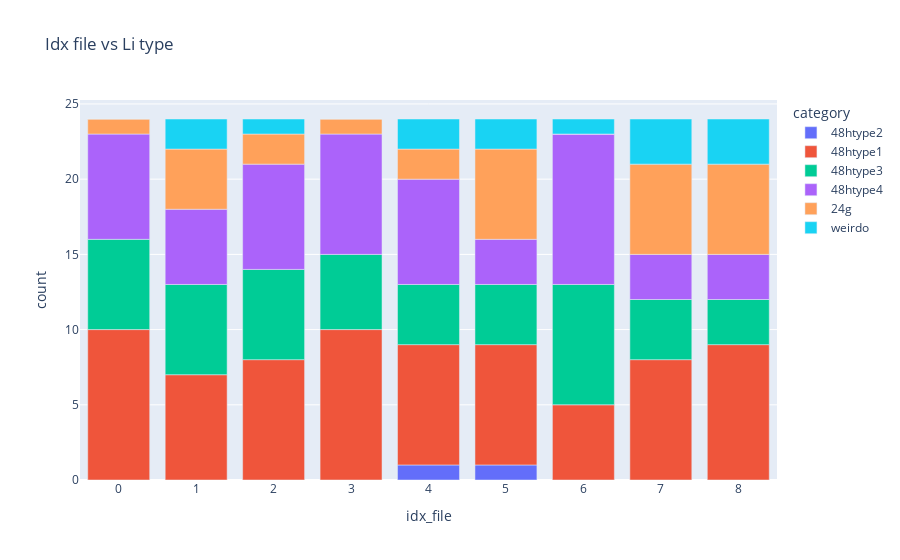

Source (notebook cell):
### Code cell
Mapping.Labelling.get_amount_type(file_loc_important_cols_sorted, litype, el = "Li")
df_amount_type_sorted = Plot.Mapping.Labelling.plot_amount_type(file_loc_important_cols_sorted, litype, el, style, category_labels)

### Figure 1 — Plotly figure (JSON) as saved in the notebook; plotly's stock layout.template omitted (floating-point values rounded to 4 significant figures)
{"data": [{"alignmentgroup": "True", "hovertemplate": "category=48htype2<br>idx_file=%{x}<br>count=%{y}<extra></extra>", "legendgroup": "48htype2", "marker": {"color": "#636efa", "pattern": {"shape": ""}}, "name": "48htype2", "offsetgroup": "48htype2", "orientation": "v", "showlegend": true, "textposition": "auto", "type": "bar", "x": [0, 1, 2, 3, 4, 5, 6, 7, 8], "xaxis": "x", "y": [0, 0, 0, 0, 1, 1, 0, 0, 0], "yaxis": "y"}, {"alignmentgroup": "True", "hovertemplate": "category=48htype1<br>idx_file=%{x}<br>count=%{y}<extra></extra>", "legendgroup": "48htype1", "marker": {"color": "#EF553B", "pattern": {"shape": ""}}, "name": "48htype1", "offsetgroup": "48htype1", "orientation": "v", "showlegend": true, "textposition": "auto", "type": "bar", "x": [0, 1, 2, 3, 4, 5, 6, 7, 8], "xaxis": "x", "y": [10, 7, 8, 10, 8, 8, 5, 8, 9], "yaxis": "y"}, {"alignmentgroup": "True", "hovertemplate": "category=48htype3<br>idx_file=%{x}<br>count=%{y}<extra></extra>", "legendgroup": "48htype3", "marker": {"color": "#00cc96", "pattern": {"shape": ""}}, "name": "48htype3", "offsetgroup": "48htype3", "orientation": "v", "showlegend": true, "textposition": "auto", "type": "bar", "x": [0, 1, 2, 3, 4, 5, 6, 7, 8], "xaxis": "x", "y": [6, 6, 6, 5, 4, 4, 8, 4, 3], "yaxis": "y"}, {"alignmentgroup": "True", "hovertemplate": "category=48htype4<br>idx_file=%{x}<br>count=%{y}<extra></extra>", "legendgroup": "48htype4", "marker": {"color": "#ab63fa", "pattern": {"shape": ""}}, "name": "48htype4", "offsetgroup": "48htype4", "orientation": "v", "showlegend": true, "textposition": "auto", "type": "bar", "x": [0, 1, 2, 3, 4, 5, 6, 7, 8], "xaxis": "x", "y": [7, 5, 7, 8, 7, 3, 10, 3, 3], "yaxis": "y"}, {"alignmentgroup": "True", "hovertemplate": "category=24g<br>idx_file=%{x}<br>count=%{y}<extra></extra>", "legendgroup": "24g", "marker": {"color": "#FFA15A", "pattern": {"shape": ""}}, "name": "24g", "offsetgroup": "24g", "orientation": "v", "showlegend": true, "textposition": "auto", "type": "bar", "x": [0, 1, 2, 3, 4, 5, 6, 7, 8], "xaxis": "x", "y": [1, 4, 2, 1, 2, 6, 0, 6, 6], "yaxis": "y"}, {"alignmentgroup": "True", "hovertemplate": "category=weirdo<br>idx_file=%{x}<br>count=%{y}<extra></extra>", "legendgroup": "weirdo", "marker": {"color": "#19d3f3", "pattern": {"shape": ""}}, "name": "weirdo", "offsetgroup": "weirdo", "orientation": "v", "showlegend": true, "textposition": "auto", "type": "bar", "x": [0, 1, 2, 3, 4, 5, 6, 7, 8], "xaxis": "x", "y": [0, 2, 1, 0, 2, 2, 1, 3, 3], "yaxis": "y"}], "layout": {"barmode": "relative", "legend": {"title": {"text": "category"}, "tracegroupgap": 0}, "title": {"text": "Idx file vs Li type"}, "xaxis": {"anchor": "y", "domain": [0, 1], "title": {"text": "idx_file"}}, "yaxis": {"anchor": "x", "domain": [0, 1], "title": {"text": "count"}}}}
